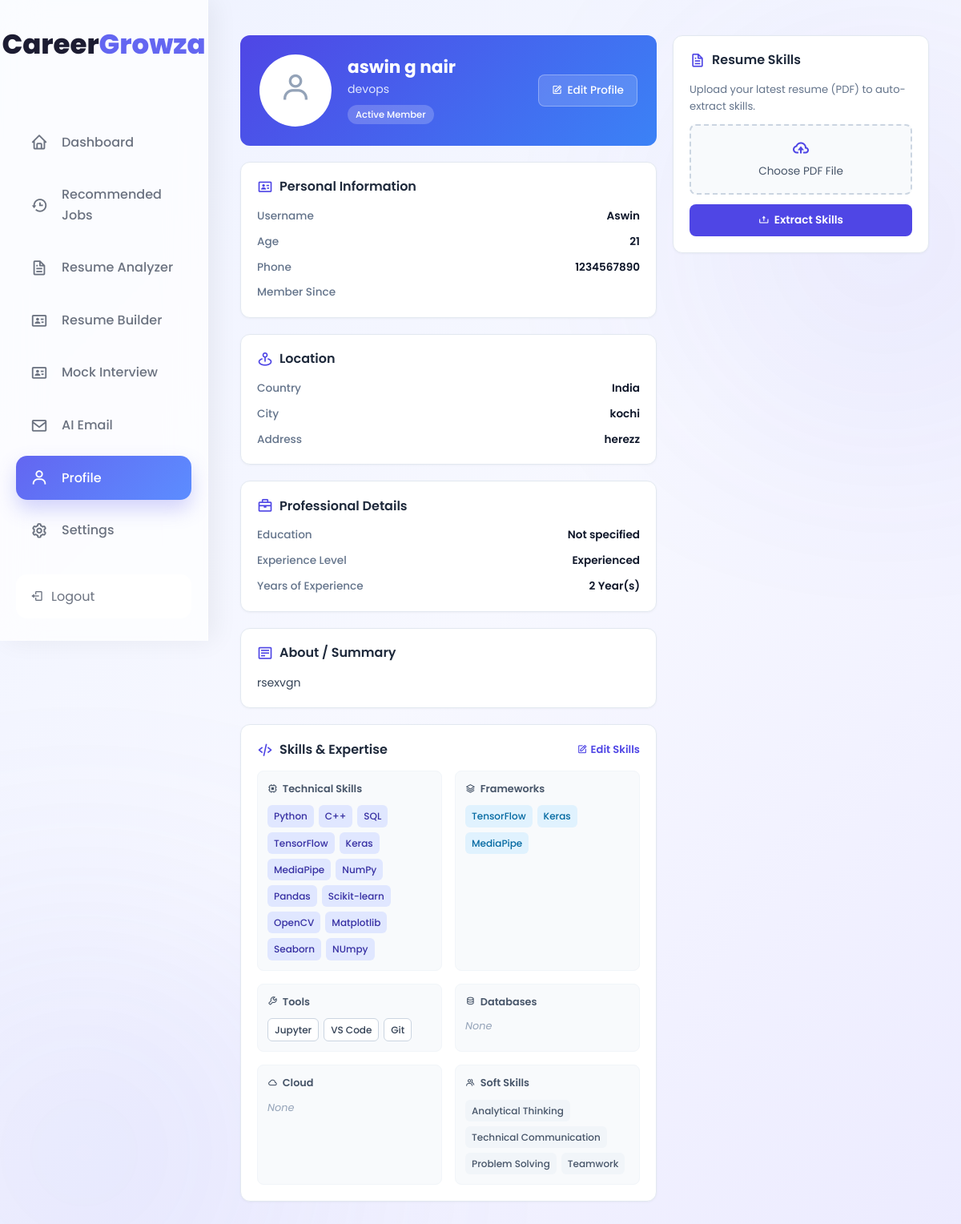
/profile/ (signed in), run on the app's committed database.
### web/models.py (models this page shows, shortened)
class Profile(models.Model):
    user = models.OneToOneField(User, on_delete=models.CASCADE)
    first_name = models.CharField(max_length=100, blank=True)
    last_name = models.CharField(max_length=100, blank=True)
    email = models.EmailField(blank=True)
    phone = models.CharField(max_length=20, blank=True)
    age = models.IntegerField(null=True, blank=True)
    city = models.CharField(max_length=100, blank=True)
    country = models.CharField(max_length=100, blank=True)
    address = models.CharField(max_length=255, null=True, blank=True)
    profile_picture = models.ImageField(upload_to='profile_pics/', blank=True, null=True)
    headline = models.CharField(max_length=255, blank=True)
    education = models.CharField(max_length=100, blank=True)
    experience_level = models.CharField(max_length=50, blank=True)
    years_of_experience = models.PositiveIntegerField(default=0)
    bio = models.TextField(blank=True)

### web/views.py (the view)
@login_required
def profile(request):
    profile, created = Profile.objects.get_or_create(
        user=request.user
    )
    skills = UserSkillProfile.objects.filter(
        profile=profile
    ).first()
    context = {
        "profile": profile,
        "skills": skills
    }
    return render(
        request,
        "profile.html",
        context
    )

### web/templates/profile.html (shortened to what this page needs)
{% load static %}
<!DOCTYPE html>
<html lang="en">
<head>
    <link rel="stylesheet" href="https://unpkg.com/boxicons@2.1.4/css/boxicons.min.css">
    <link rel="stylesheet" href="{% static 'css/common.css' %}">
    <link rel="stylesheet" href="{% static 'css/layout.css' %}">
    <link rel="stylesheet" href="{% static 'css/sidebar.css' %}">
    <link rel="stylesheet" href="{% static 'css/profile.css' %}?v=7">
</head>
<body>
{% include "navbar.html" with active_page="profile" %}
<main class="main-content">
    <div class="dashboard-grid">
        <div class="grid-col-left">
            <div class="profile-banner-header">
                <div class="banner-user-info">
                    <div class="profile-avatar-container">
                        {% if profile.profile_picture %}
                            <img src="{{ profile.profile_picture.url }}" alt="Profile Picture" id="current-profile-img">
                        {% else %}
                            <div class="profile-avatar-fallback">
                                <i class='bx bx-user'></i>
                            </div>
                        {% endif %}
                    </div>
                    <div class="profile-user-text">
                        <h2>{% if profile.first_name %}{{ profile.first_name }} {{ profile.last_name }}{% else %}{{ profile.user }}{% endif %}</h2>
                        {% if profile.headline %}
                            <p class="profile-headline">{{ profile.headline }}</p>
                        {% else %}
                            <p class="profile-email">{{ profile.email }}</p>
                        {% endif %}
                        <span class="badge-active-banner">Active Member</span>
                    </div>
                </div>
                <a href="{% url 'edit_profile' %}" class="banner-edit-btn">
                    <i class='bx bx-edit'></i> Edit Profile
                </a>
            </div>
            <div class="sub-grid-2col">
                <div class="dash-card">
                    <div class="card-title">
                        <i class='bx bx-id-card'></i>
                        <h3>Personal Information</h3>
                    </div>
                    <div class="info-split-row">
                        <div class="info-block labels">
                            <span class="label">Username</span>
                            <span class="label">Age</span>
                            <span class="label">Phone</span>
                            <span class="label">Member Since</span>
                        </div>
                        <div class="info-block values">
                            <span class="value">{{ profile.user }}</span>
                            <span class="value">{{ profile.age|default:"--" }}</span>
                            <span class="value">{{ profile.phone|default:"Not specified" }}</span>
                        </div>
                    </div>
                </div>
                <div class="dash-card">
                    <div class="card-title">
                        <i class='bx bx-map-pin'></i>
                        <h3>Location</h3>
                    </div>
                    <div class="info-split-row">
                        <div class="info-block labels">
                            <span class="label">Country</span>
                            <span class="label">City</span>
                            <span class="label">Address</span>
                        </div>
                        <div class="info-block values">
                            <span class="value">{{ profile.country|default:"--" }}</span>
                            <span class="value">{{ profile.city|default:"--" }}</span>
                            <span class="value">{{ profile.address|default:"--" }}</span>
                        </div>
                    </div>
                </div>
            </div>
            <div class="dash-card">
                <div class="card-title">
                    <i class='bx bx-briefcase'></i>
                    <h3>Professional Details</h3>
                </div>
                <div class="info-split-row">
                    <div class="info-block labels">
                        <span class="label">Education</span>
                        <span class="label">Experience Level</span>
                        {% if profile.experience_level != "fresher" and profile.years_of_experience %}
                            <span class="label">Years of Experience</span>
                        {% endif %}
                    </div>
                    <div class="info-block values">
                        <span class="value">{{ profile.education|default:"Not specified" }}</span>
                        <span class="value">{{ profile.experience_level|capfirst|default:"Fresher" }}</span>
                        {% if profile.experience_level != "fresher" and profile.years_of_experience %}
                            <span class="value">{{ profile.years_of_experience }} Year(s)</span>
                        {% endif %}
                    </div>
                </div>
            </div>
            {% if profile.bio %}
            <div class="dash-card">
                <div class="card-title">
                    <i class='bx bx-detail'></i>
                    <h3>About / Summary</h3>
                </div>
                <p class="profile-bio-text">{{ profile.bio }}</p>
            </div>
            {% endif %}
            <div class="dash-card">
                <div class="card-title-between">
                    <div class="card-title">
                        <i class='bx bx-code-alt'></i>
                        <h3>Skills & Expertise</h3>
                    </div>
                    <a href="{% url 'edit_skills' %}" class="link-btn">
                        <i class='bx bx-edit'></i> Edit Skills
                    </a>
                </div>
                {% if skills %}
                <div class="skills-categorized-grid">
                    <div class="skill-category-box">
                        <span class="cat-title"><i class='bx bx-chip'></i> Technical Skills</span>
                        <div class="skill-tags">
                            {% for skill in skills.technical_skills %}
                                <span class="skill-pill">{{ skill }}</span>
                            {% empty %}
                                <span class="no-skill">None</span>
                            {% endfor %}
                        </div>
                    </div>
                    <div class="skill-category-box">
                        <span class="cat-title"><i class='bx bx-layer'></i> Frameworks</span>
                        <div class="skill-tags">
                            {% for skill in skills.frameworks %}
                                <span class="skill-pill light">{{ skill }}</span>
                            {% empty %}
                                <span class="no-skill">None</span>
                            {% endfor %}
                        </div>
                    </div>
                    <div class="skill-category-box">
                        <span class="cat-title"><i class='bx bx-wrench'></i> Tools</span>
                        <div class="skill-tags">
                            {% for skill in skills.tools %}
                                <span class="skill-pill border">{{ skill }}</span>
                            {% empty %}
                                <span class="no-skill">None</span>
                            {% endfor %}
                        </div>
                    </div>
                    <div class="skill-category-box">
                        <span class="cat-title"><i class='bx bx-data'></i> Databases</span>
                        <div class="skill-tags">
                            {% for skill in skills.databases %}
                                <span class="skill-pill border">{{ skill }}</span>
                            {% empty %}
                                <span class="no-skill">None</span>
                            {% endfor %}
                        </div>
                    </div>
                    <div class="skill-category-box">
                        <span class="cat-title"><i class='bx bx-cloud'></i> Cloud</span>
                        <div class="skill-tags">
                            {% for skill in skills.cloud_skills %}
                                <span class="skill-pill light">{{ skill }}</span>
                            {% empty %}
                                <span class="no-skill">None</span>
                            {% endfor %}
                        </div>
                    </div>
                    <div class="skill-category-box">
                        <span class="cat-title"><i class='bx bx-group'></i> Soft Skills</span>
                        <div class="skill-tags">
                            {% for skill in skills.soft_skills %}
                                <span class="skill-pill gray">{{ skill }}</span>
                            {% empty %}
                                <span class="no-skill">None</span>
                            {% endfor %}
                        </div>
                    </div>
                </div>
                {% else %}
                <p class="no-data">Upload your resume to automatically extract and populate skills.</p>
                {% endif %}
            </div>
        </div>
        <div class="grid-col-right">
            <div class="dash-card">
                <div class="card-title">
                    <i class='bx bx-file'></i>
                    <h3>Resume Skills</h3>
                </div>
                <p class="resume-subtext">Upload your latest resume (PDF) to auto-extract skills.</p>
                <form method="POST" enctype="multipart/form-data" action="{% url 'extract_skills' %}" class="resume-form-compact">
                    <label for="resume" class="dropzone-label">
                        <i class='bx bx-cloud-upload'></i>
                        <span id="file-name">Choose PDF File</span>
                    </label>
                    <button type="submit" class="btn-extract-full">
                        <i class='bx bx-upload'></i> Extract Skills
                    </button>
                </form>
            </div>
        </div>
    </div>
</main>
</body>
</html>

### static/css/common.css (style rules this page uses)
:root { --background: linear-gradient(135deg, #eef2ff, #f7f8ff, #ecebff); --card: #ffffff; --surface: #f8f9ff; --surface-2: #eef2ff; --glass: rgba(255, 255, 255, 0.72); --glass-border: rgba(255, 255, 255, 0.75); --text: #1c1c32; --text-light: #6b7280; --border: #d8def7; --input-bg: #ffffff; --primary: #6366f1; --primary-hover: #4f46e5; --shadow: 0 10px 30px rgba(0, 0, 0, 0.08); }
* { margin: 0; padding: 0; box-sizing: border-box; font-family: 'Poppins', sans-serif; transition: background-color 0.3s ease, color 0.3s ease, border-color 0.3s ease, box-shadow 0.3s ease; }
html { scroll-behavior: smooth; }
body { min-height: 100vh; background: var(--background); color: var(--text); overflow-x: hidden; overflow-y: auto; position: relative; line-height: 1.6; }
body::before { content: ''; position: fixed; width: 450px; height: 450px; left: -120px; bottom: -120px; border-radius: 50%; background: var(--primary); filter: blur(170px); opacity: 0.18; z-index: -2; }
body::after { content: ''; position: fixed; width: 350px; height: 350px; right: -80px; top: 120px; border-radius: 50%; background: var(--primary-hover); filter: blur(150px); opacity: 0.16; z-index: -2; }
h1, h2, h3, h4, h5, h6 { color: var(--text); line-height: 1.2; }
a { text-decoration: none; color: inherit; }
button { border: none; cursor: pointer; }

### static/css/layout.css (style rules this page uses)
* { margin: 0; padding: 0; box-sizing: border-box; }
html { scroll-behavior: smooth; }
body { font-family: 'DM Sans', sans-serif; background: var(--background); color: var(--text); min-height: 100vh; overflow-x: hidden; }
.main-content { flex:1; margin-left:260px; padding:20px 24px; overflow-x:hidden; min-width:0; transition: margin-left .35s ease, padding .35s ease; }

### data on the page
Profile: first_name "aswin", last_name "g nair", headline "devops", user "Aswin", age "21", phone "1234567890", country "India", city "kochi", address "herezz", education "Not specified", experience_level "Experienced", years_of_experience "2", bio "rsexvgn"

### other printed values
{{ skill }} "Python" "C++" "SQL" "TensorFlow" "Keras" "MediaPipe" "NumPy" "Pandas" "Scikit-learn" "OpenCV" "Matplotlib" "Seaborn" "NUmpy"
{{ skill }} "TensorFlow" "Keras" "MediaPipe"
{{ skill }} "Jupyter" "VS Code" "Git"
{{ skill }} "Analytical Thinking" "Technical Communication" "Problem Solving" "Teamwork"
